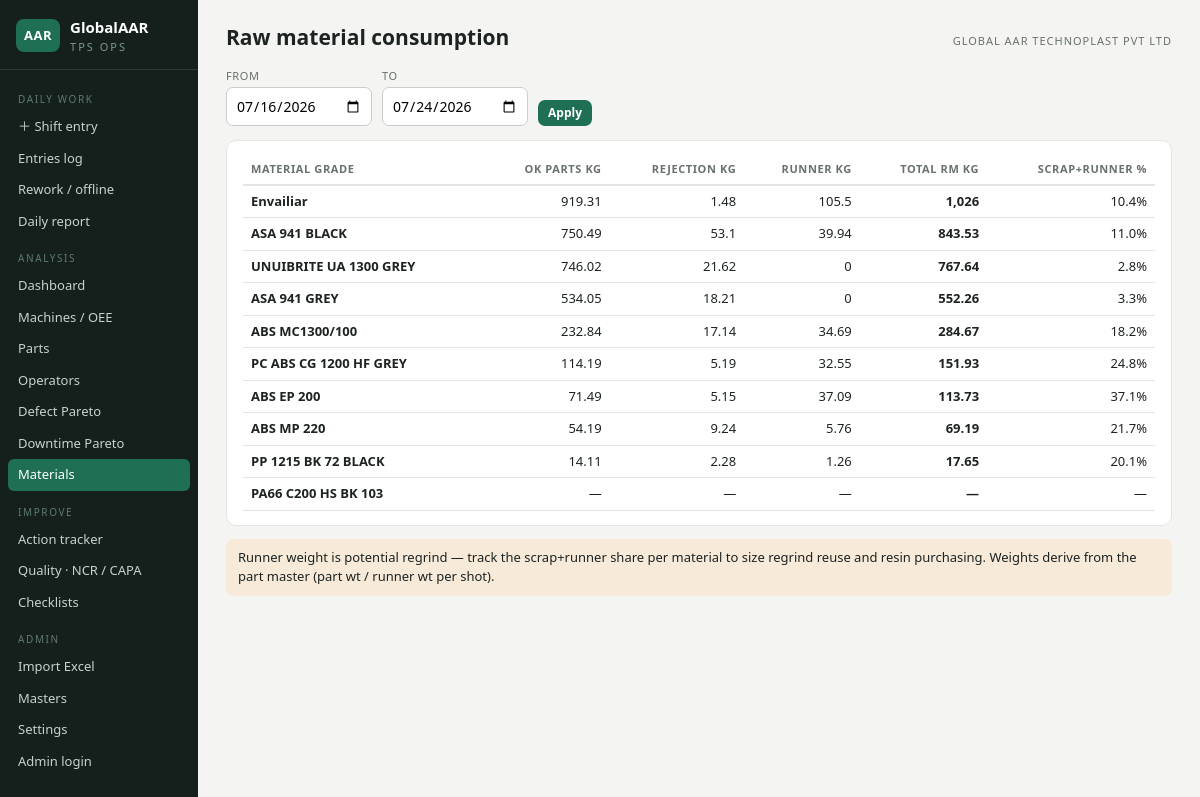
The page /materials on the database its author committed.
### tables this page shows
CREATE TABLE settings (
    key TEXT PRIMARY KEY, value TEXT
);

CREATE TABLE shift_entries (
    id INTEGER PRIMARY KEY,
    date TEXT NOT NULL,               -- YYYY-MM-DD
    machine TEXT NOT NULL,
    shift TEXT NOT NULL,              -- A / B
    supervisor TEXT, operator TEXT,
    part TEXT NOT NULL,
    material TEXT, cycle_time_s REAL,
    planned_min REAL,                 -- NULL = settings shift_minutes
    production INTEGER,
    remarks TEXT,
    -- computed snapshot (calc.py)
    total_dt REAL, avail_time REAL, eff_time REAL,
    tgt_hr REAL, tgt_qty REAL,
    ok_qty INTEGER, rejection INTEGER,
    eff_pct REAL, rej_pct REAL,
    ok_wt_kg REAL, rej_wt_kg REAL, runner_kg REAL, total_rm_kg REAL,
    availability REAL, performance REAL, quality REAL, oee REAL
);

### app/main.py (the view)
@app.get("/materials", response_class=HTMLResponse)
def materials_page(request: Request):
    con = get_db()
    start, end = date_range(request, con)
    rows = con.execute(
        """SELECT material, SUM(ok_wt_kg) ok, SUM(rej_wt_kg) rej, SUM(runner_kg) run,
                  SUM(total_rm_kg) total
           FROM shift_entries WHERE date BETWEEN ? AND ? AND material IS NOT NULL
           GROUP BY material ORDER BY total DESC""", (start, end)).fetchall()
    return render(request, "materials.html", con, rows=rows, start=start, end=end)

### app/templates/materials.html (shortened to what this page needs)
{% extends "base.html" %}
{% block heading %}Raw material consumption{% endblock %}
{% block content %}
<form class="filter-bar" method="get">
  <div class="f"><label>From</label><input type="date" name="start" value="{{ start }}"></div>
  <div class="f"><label>To</label><input type="date" name="end" value="{{ end }}"></div>
  <button class="btn sm">Apply</button>
</form>
<div class="card">
<table>
  <tr><th>Material grade</th><th class="r">OK parts kg</th><th class="r">Rejection kg</th>
      <th class="r">Runner kg</th><th class="r">Total RM kg</th><th class="r">Scrap+runner %</th></tr>
  {% for r in rows %}
  <tr>
    <td><b>{{ r.material }}</b></td>
    <td class="r">{{ r.ok|num }}</td><td class="r">{{ r.rej|num }}</td><td class="r">{{ r.run|num }}</td>
    <td class="r"><b>{{ r.total|num }}</b></td>
    <td class="r">{{ (((r.rej or 0)+(r.run or 0))/r.total if r.total else None)|pct }}</td>
  </tr>
  {% else %}<tr><td colspan="6" class="empty">No data.</td></tr>{% endfor %}
</table>
</div>
<p class="note">Runner weight is potential regrind — track the scrap+runner share per material to size regrind
reuse and resin purchasing. Weights derive from the part master (part wt / runner wt per shot).</p>
{% endblock %}

### app/templates/base.html (shortened to what this page needs)
<!doctype html>
<html lang="en">
<head>
<link rel="stylesheet" href="/static/style.css">
</head>
<body>
<aside class="nav no-print">
  <div class="brand">
    <div class="brand-mark">AAR</div>
    <div>
      <div class="brand-name">GlobalAAR</div>
      <div class="brand-sub">TPS Ops</div>
    </div>
  </div>
  <nav>
    <div class="nav-sec">Daily work</div>
    <a href="/entry" class="{{ 'on' if request.url.path.startswith('/entry') and not request.url.path.startswith('/entries') }}">＋ Shift entry</a>
    <a href="/entries" class="{{ 'on' if request.url.path.startswith('/entries') }}">Entries log</a>
    <a href="/rework" class="{{ 'on' if request.url.path.startswith('/rework') }}">Rework / offline</a>
    <a href="/daily" class="{{ 'on' if request.url.path.startswith('/daily') }}">Daily report</a>
    <div class="nav-sec">Analysis</div>
    <a href="/" class="{{ 'on' if request.url.path == '/' }}">Dashboard</a>
    <a href="/machines" class="{{ 'on' if request.url.path.startswith('/machines') }}">Machines / OEE</a>
    <a href="/parts-summary" class="{{ 'on' if request.url.path.startswith('/parts-summary') }}">Parts</a>
    <a href="/operators" class="{{ 'on' if request.url.path.startswith('/operators') }}">Operators</a>
    <a href="/defects" class="{{ 'on' if request.url.path.startswith('/defects') }}">Defect Pareto</a>
    <a href="/downtime" class="{{ 'on' if request.url.path.startswith('/downtime') }}">Downtime Pareto</a>
    <a href="/materials" class="{{ 'on' if request.url.path.startswith('/materials') }}">Materials</a>
    <div class="nav-sec">Improve</div>
    <a href="/actions" class="{{ 'on' if request.url.path.startswith('/actions') }}">Action tracker</a>
    <a href="/quality" class="{{ 'on' if request.url.path == '/quality' or request.url.path.startswith('/quality/capa') }}">Quality · NCR / CAPA</a>
    <a href="/quality/checklists" class="{{ 'on' if request.url.path.startswith('/quality/check') }}">Checklists</a>
    <div class="nav-sec">Admin</div>
    <a href="/import" class="{{ 'on' if request.url.path.startswith('/import') }}">Import Excel</a>
    <a href="/masters" class="{{ 'on' if request.url.path.startswith('/masters') }}">Masters</a>
    <a href="/settings" class="{{ 'on' if request.url.path.startswith('/settings') }}">Settings</a>
    {% if admin %}<a href="/logout">Log out (admin)</a>{% else %}<a href="/login">Admin login</a>{% endif %}
  </nav>
</aside>
<main>
  <header class="topbar no-print">
    <h1>{% block heading %}{% endblock %}</h1>
    <div class="co">{{ company }}</div>
  </header>
  {% block content %}{% endblock %}
</main>
</body>
</html>

### app/static/style.css (style rules this page uses)
:root { --bg:#f4f5f2; --panel:#ffffff; --ink:#1c2321; --muted:#68716d; --grid:#e2e5e0; --c1:#1f6f54; --c1-soft:#e3efe9; --c2:#c96f1e; --c2-soft:#f7ead9; --bad:#b3372f; --bad-soft:#f6e3e1; --good:#1f6f54; --warn:#a8760c; --warn-soft:#f5ecd7; --nav:#15201c; --nav-ink:#c8d2cc; }
* { box-sizing:border-box }
body { margin:0;font:14px/1.5 "Avenir Next","Segoe UI",system-ui,sans-serif;background:var(--bg);color:var(--ink);display:flex;min-height:100vh }
a { color:var(--c1) }
main { flex:1;padding:22px 28px;min-width:0;max-width:1200px }
.nav { width:198px;flex-shrink:0;background:var(--nav);color:var(--nav-ink);padding:16px 0;position:sticky;top:0;height:100vh;overflow-y:auto }
.brand { display:flex;gap:10px;align-items:center;padding:0 16px 14px;border-bottom:1px solid #2a3833 }
.brand-mark { background:var(--c1);color:#fff;font-weight:700;border-radius:8px;padding:7px 8px;font-size:13px;letter-spacing:.5px }
.brand-name { font-weight:700;color:#fff;font-size:15px }
.brand-sub { font-size:11px;letter-spacing:2px;text-transform:uppercase;color:#7d9a8d }
.nav nav { display:flex;flex-direction:column;padding:8px }
.nav-sec { font-size:10px;letter-spacing:1.6px;text-transform:uppercase;color:#5f7a6e;margin:14px 10px 4px }
.nav a { color:var(--nav-ink);text-decoration:none;padding:6px 10px;border-radius:6px;font-size:13px }
.nav a.on { background:var(--c1);color:#fff }
.topbar { display:flex;justify-content:space-between;align-items:baseline;margin-bottom:14px }
.topbar h1 { font-size:21px;margin:0 }
.co { font-size:11px;letter-spacing:1px;text-transform:uppercase;color:var(--muted) }
.card { background:var(--panel);border:1px solid var(--grid);border-radius:10px;padding:14px 16px }
table { width:100%;border-collapse:collapse;font-size:13px }
th { font-size:11px;text-transform:uppercase;letter-spacing:.6px;color:var(--muted);text-align:left;padding:6px 8px;border-bottom:2px solid var(--grid);white-space:nowrap }
td { padding:6px 8px;border-bottom:1px solid var(--grid);vertical-align:top }
td.r,th.r { text-align:right }
label { display:block;font-size:11px;text-transform:uppercase;letter-spacing:.6px;color:var(--muted);margin:8px 0 3px }
input,select,textarea { width:100%;padding:7px 9px;border:1px solid #c9cec9;border-radius:7px;font:inherit;background:#fff }
.btn { display:inline-block;background:var(--c1);color:#fff;border:none;border-radius:7px;padding:9px 18px;font:inherit;font-weight:600;cursor:pointer;text-decoration:none }
.btn.sm { padding:4px 10px;font-size:12px }
.filter-bar { display:flex;gap:10px;align-items:end;flex-wrap:wrap;margin-bottom:14px }
.filter-bar label { margin:0 0 3px }
.filter-bar .f { width:auto }
.filter-bar input,.filter-bar select { width:auto }
.note { background:var(--c2-soft);padding:9px 12px;border-radius:7px;margin-bottom:10px;font-size:13px }

### rows shown on the page
settings: value "GLOBAL AAR TECHNOPLAST PVT LTD"
shift_entries: material "PP 1215 BK 72 BLACK", ok|num "14.11", rej|num "2.28", run|num "1.26", total|num "17.65", rej "20.1%"

### other values the page prints
{{ r.material }} "Envailiar" "ASA 941 BLACK" "UNUIBRITE UA 1300 GREY" "ASA 941 GREY" "ABS MC1300/100" "PC ABS CG 1200 HF GREY" "ABS EP 200" "ABS MP 220" "PA66 C200 HS BK 103"
{{ r.ok|num }} "919.31" "750.49" "746.02" "534.05" "232.84" "114.19" "71.49" "54.19" "—"
{{ r.rej|num }} "1.48" "53.1" "21.62" "18.21" "17.14" "5.19" "5.15" "9.24" "—"
{{ r.run|num }} "105.5" "39.94" "0" "0" "34.69" "32.55" "37.09" "5.76" "—"
{{ r.total|num }} "1,026" "843.53" "767.64" "552.26" "284.67" "151.93" "113.73" "69.19" "—"
{{ (((r.rej or 0)+(r.run or 0))/r.total if r.total else None)|pct }} "10.4%" "11.0%" "2.8%" "3.3%" "18.2%" "24.8%" "37.1%" "21.7%" "—"
